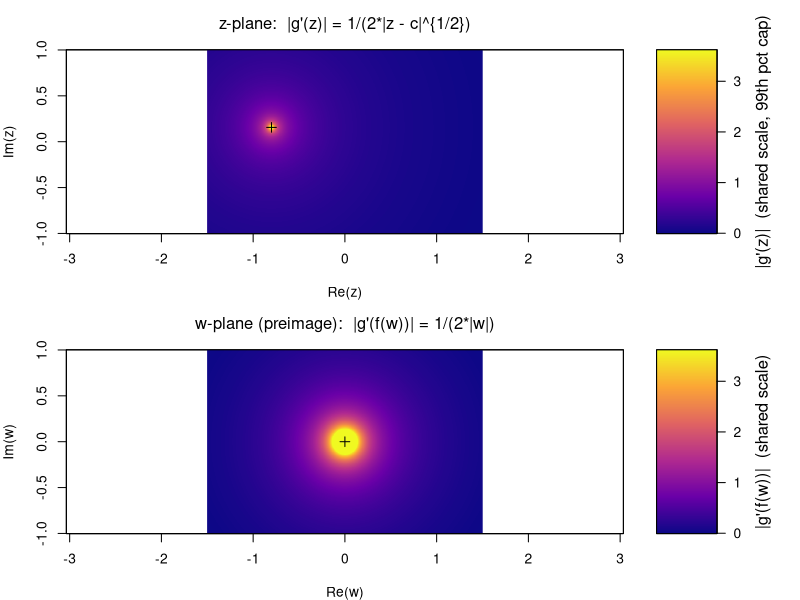

Source code (R):
## Stretching heatmaps: z-plane and preimage (w-plane)
## ---------------------------------------------------

# --- Parameters ---------------------------------------------------------------
c_re <- -0.8
c_im <-  0.156
nx   <- 800                   # grid along Re
ny   <- 600                   # grid along Im
xr_z <- c(-1.5, 1.5)          # z-plane window (Re)
yr_z <- c(-1.0, 1.0)          # z-plane window (Im)
xr_w <- c(-1.5, 1.5)          # w-plane window (you can adjust)
yr_w <- c(-1.0, 1.0)

pal <- colorRampPalette(c("#0d0887", "#6a00a8", "#b12a90",
                          "#e16462", "#fca636", "#f0f921"))

# --- Grids --------------------------------------------------------------------
xz <- seq(xr_z[1], xr_z[2], length.out = nx)
yz <- seq(yr_z[1], yr_z[2], length.out = ny)
xw <- seq(xr_w[1], xr_w[2], length.out = nx)
yw <- seq(yr_w[1], yr_w[2], length.out = ny)

# --- Stretch in z-plane: |g'(z)| = 1 / (2 * |z - c|^{1/2}) -------------------
r2_z <- outer(xz, yz, function(xx, yy) (xx - c_re)^2 + (yy - c_im)^2)
r_z  <- sqrt(r2_z)
stretch_z <- 1 / (2 * sqrt(pmax(r_z, .Machine$double.eps)))

# --- Stretch pulled back to w-plane: |g'(f(w))| = 1 / (2 * |w|) ---------------
r2_w <- outer(xw, yw, function(xx, yy) xx^2 + yy^2)
r_w  <- sqrt(r2_w)
stretch_w <- 1 / (2 * pmax(r_w, .Machine$double.eps))

# --- Shared colour cap (for comparability) -----------------------------------
cap_z <- as.numeric(quantile(stretch_z, 0.99, na.rm = TRUE))
cap_w <- as.numeric(quantile(stretch_w, 0.99, na.rm = TRUE))
cap   <- max(cap_z, cap_w)

sz <- pmin(stretch_z, cap)
sw <- pmin(stretch_w, cap)

# --- Layout: two rows, each with heatmap + legend -----------------------------
layout(matrix(c(1,2, 3,4), nrow = 2, byrow = TRUE),
       widths = c(4, 1), heights = c(1, 1))

op <- par(no.readonly = TRUE)

# ---------- (1) z-plane heatmap ----------------------------------------------
par(mar = c(4,4,3,1))
image(xz, yz, sz,
      col = pal(256), useRaster = TRUE, asp = 1,
      xlab = "Re(z)", ylab = "Im(z)",
      main = expression(paste("z-plane:  |g'(z)| = 1/(2*|z - c|^{1/2})")),
      xaxs = "i", yaxs = "i")
box()
points(c_re, c_im, pch = 3, cex = 1.1)   # mark c
if (exists("z_julia")) {
  points(z_julia[1, , 30], z_julia[2, , 30], pch = ".", col = "black")
}

# Legend for z-plane
par(mar = c(4,1,3,5))
zvals <- seq(0, cap, length.out = 256)
z_mat <- matrix(rep(zvals, each = 2), nrow = 2)  # 2 x 256 to fill the box
image(x = 1:2, y = zvals, z = z_mat,
      col = pal(256), useRaster = TRUE,
      xaxt = "n", yaxt = "n", xlab = "", ylab = "")
box()
axis(4, at = pretty(range(zvals)), las = 1)
mtext(expression("|g'(z)|  (shared scale, 99th pct cap)"), side = 4, line = 2.5)

# ---------- (2) w-plane (preimage) heatmap -----------------------------------
par(mar = c(4,4,3,1))
image(xw, yw, sw,
      col = pal(256), useRaster = TRUE, asp = 1,
      xlab = "Re(w)", ylab = "Im(w)",
      main = expression(paste("w-plane (preimage):  |g'(f(w))| = 1/(2*|w|)")),
      xaxs = "i", yaxs = "i")
box()
points(0, 0, pch = 3, cex = 1.1)  # singularity at w = 0

# Legend for w-plane (same scale)
par(mar = c(4,1,3,5))
w_mat <- matrix(rep(zvals, each = 2), nrow = 2)
image(x = 1:2, y = zvals, z = w_mat,
      col = pal(256), useRaster = TRUE,
      xaxt = "n", yaxt = "n", xlab = "", ylab = "")
box()
axis(4, at = pretty(range(zvals)), las = 1)
mtext(expression("|g'(f(w))|  (shared scale)"), side = 4, line = 2.5)

# Restore
par(op); layout(1)

